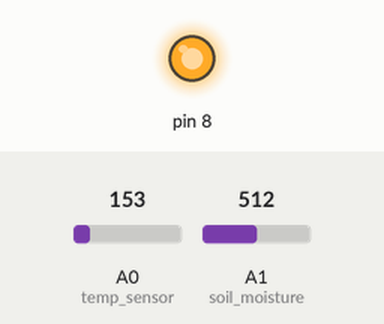
Bench run of a sketch on a simulated Arduino Uno, built with avr-gcc and run on an emulated ATmega328P. Parts: output pins drawn as LEDs (lit = HIGH). The test bench sets the inputs (shaded band); at power-on: A0 (temp_sensor) = 153, A1 (soil_moisture) = 512. What the sketch prints to the serial monitor is not drawn.

Above: at 0.1 s.
Timing chart, 0 to 1.6 s (numbered marks = the images above):
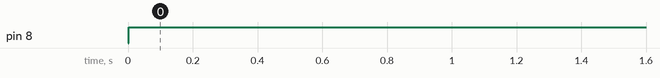

The sketch:

soil_moisture_and_temperature_sensor.ino
```cpp
 int temp_sensor = A0;
 int soil_moisture = A1;
 int Val=0;
 void setup()
 {
 Serial.begin(9600);
 pinMode(8,OUTPUT);
 }

 void loop()
 {
 int Val=analogRead(soil_moisture);
 Serial.println(Val);
 int reading = analogRead(temp_sensor);
 float voltage = reading * 5.0;
 voltage /= 1024.0;
 Serial.print(voltage); Serial.println(" volts");
 float temperatureC = (voltage - 0.5) * -100 ;
 Serial.print(temperatureC);
 Serial.println(" degrees C");
 float temperatureF = (temperatureC * 9.0 / 5.0) + 32.0;
 Serial.print(temperatureF); Serial.println(" degrees F");

 if (Val<= 500 and temperatureC >= 25 ){

  digitalWrite(8,LOW);
  delay(2000);
  }else if(Val<= 400 and temperatureC >= 25 ){

  digitalWrite(8,LOW);
  delay(3000);
  }else if(Val<= 300 and temperatureC >= 25 ){

  digitalWrite(8,LOW);
  delay(4000);
  }else if(Val<= 500 and temperatureC >= 20 ){

  digitalWrite(8,LOW);
  delay(500);
  }else if(Val<= 400 and temperatureC >= 20 ){

  digitalWrite(8,LOW);
  delay(1000);
  }else if(Val<= 300 and temperatureC >= 20 ){

  digitalWrite(8,LOW);
  delay(1500);
  }else{
    digitalWrite(8,HIGH);
    }


 delay(1000);


 }
```

Measured:
- by itself, pin 8: LOW → HIGH at 0.00 s
